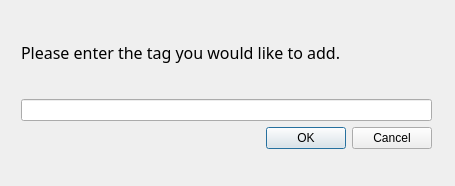
<?xml version="1.0" encoding="UTF-8"?>
<ui version="4.0">
 <class>Dialog</class>
 <widget class="QDialog" name="Dialog">
  <property name="geometry">
   <rect>
    <x>0</x>
    <y>0</y>
    <width>455</width>
    <height>186</height>
   </rect>
  </property>
  <property name="windowTitle">
   <string>Dialog</string>
  </property>
  <property name="windowIcon">
   <iconset>
    <normaloff>../images/ZSLogo.png</normaloff>../images/ZSLogo.png</iconset>
  </property>
  <widget class="QWidget" name="">
   <property name="geometry">
    <rect>
     <x>21</x>
     <y>31</y>
     <width>411</width>
     <height>118</height>
    </rect>
   </property>
   <layout class="QVBoxLayout" name="verticalLayout">
    <item>
     <widget class="QLabel" name="label">
      <property name="font">
       <font>
        <family>Arial Rounded MT Bold</family>
        <pointsize>12</pointsize>
       </font>
      </property>
      <property name="text">
       <string>Please enter the tag you would like to add.</string>
      </property>
     </widget>
    </item>
    <item>
     <spacer name="horizontalSpacer">
      <property name="orientation">
       <enum>Qt::Horizontal</enum>
      </property>
      <property name="sizeHint" stdset="0">
       <size>
        <width>40</width>
        <height>20</height>
       </size>
      </property>
     </spacer>
    </item>
    <item>
     <widget class="QLineEdit" name="tagEdit"/>
    </item>
    <item>
     <widget class="QDialogButtonBox" name="buttonBox">
      <property name="orientation">
       <enum>Qt::Horizontal</enum>
      </property>
      <property name="standardButtons">
       <set>QDialogButtonBox::Cancel|QDialogButtonBox::Ok</set>
      </property>
     </widget>
    </item>
   </layout>
  </widget>
 </widget>
 <resources/>
 <connections>
  <connection>
   <sender>buttonBox</sender>
   <signal>accepted()</signal>
   <receiver>Dialog</receiver>
   <slot>accept()</slot>
   <hints>
    <hint type="sourcelabel">
     <x>248</x>
     <y>254</y>
    </hint>
    <hint type="destinationlabel">
     <x>157</x>
     <y>274</y>
    </hint>
   </hints>
  </connection>
  <connection>
   <sender>buttonBox</sender>
   <signal>rejected()</signal>
   <receiver>Dialog</receiver>
   <slot>reject()</slot>
   <hints>
    <hint type="sourcelabel">
     <x>316</x>
     <y>260</y>
    </hint>
    <hint type="destinationlabel">
     <x>286</x>
     <y>274</y>
    </hint>
   </hints>
  </connection>
 </connections>
</ui>
